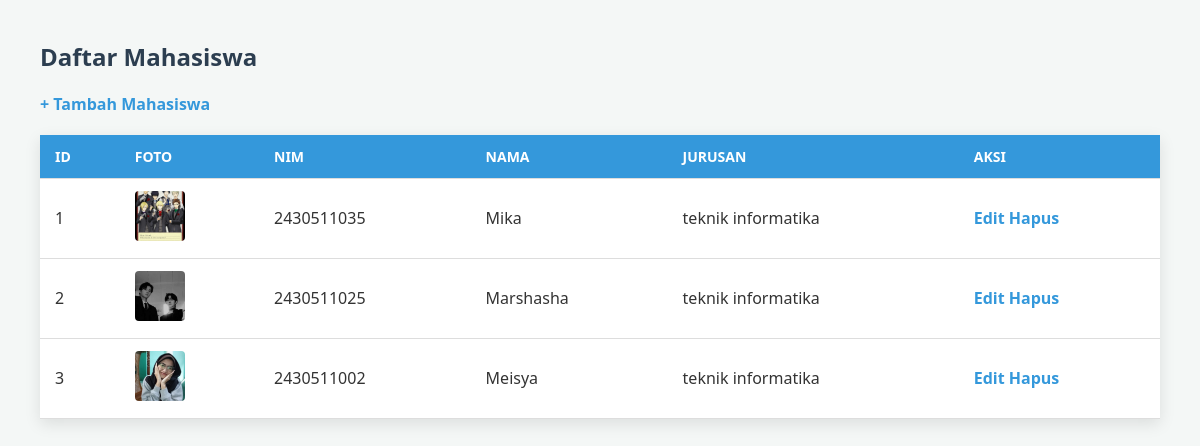
The page / on the database its author committed.
### tables this page shows
CREATE TABLE `mahasiswa` (
  `id` int NOT NULL,
  `nim` varchar(20) NOT NULL,
  `nama_lengkap` varchar(100) NOT NULL,
  `jurusan` varchar(50) NOT NULL,
  `foto` varchar(255) NOT NULL
);

### index.php (the view, shortened to what this page needs)
<?php include 'koneksi.php'; ?>
<!DOCTYPE html>
<html>
<head>
    <link rel="stylesheet" href="style.css">
</head>
<body>
    <div class="container">
        <h2>Daftar Mahasiswa</h2>
        <a href="form.php" class="btn btn-add">+ Tambah Mahasiswa</a>
        <table>
            <tr>
                <th>ID</th>
                <th>FOTO</th>
                <th>NIM</th>
                <th>NAMA</th>
                <th>JURUSAN</th>
                <th>AKSI</th>
            </tr>
            <?php
            $query = mysqli_query($conn, "SELECT * FROM mahasiswa");
            while($row = mysqli_fetch_array($query)){
                echo "<tr>
                    <td>".$row['id']."</td>
                    <td><img src='uploads/".$row['foto']."' width='50' height='50' style='object-fit:cover;'></td>
                    <td>".$row['nim']."</td>
                    <td>".$row['nama_lengkap']."</td>
                    <td>".$row['jurusan']."</td>
                    <td>
                        <a href='form.php?id=".$row['id']."' class='btn btn-edit'>Edit</a>
                        <a href='hapus.php?id=".$row['id']."' class='btn btn-delete' onclick='return confirm(\"Yakin hapus?\")'>Hapus</a>
                    </td>
                </tr>";
            }
            ?>
        </table>
    </div>
</body>
</html>

### style.css (style rules this page uses)
body { font-family: 'Segoe UI', Tahoma, Geneva, Verdana, sans-serif; background-color: #f4f7f6; margin: 40px; color: #333; }
h2 { color: #2c3e50; }
table { width: 100%; border-collapse: collapse; background: white; box-shadow: 0 5px 15px rgba(0,0,0,0.1); margin-top: 20px; }
th, td { padding: 12px 15px; text-align: left; border-bottom: 1px solid #ddd; }
th { background-color: #3498db; color: white; text-transform: uppercase; font-size: 14px; }
a { text-decoration: none; color: #3498db; font-weight: bold; }
img { border-radius: 4px; object-fit: cover; }

### rows shown on the page
mahasiswa: id "1", foto (picture), nim "2430511035", nama_lengkap "Mika", jurusan "teknik informatika"
mahasiswa: id "2", foto (picture), nim "2430511025", nama_lengkap "Marshasha", jurusan "teknik informatika"
mahasiswa: id "3", foto (picture), nim "2430511002", nama_lengkap "Meisya", jurusan "teknik informatika"
